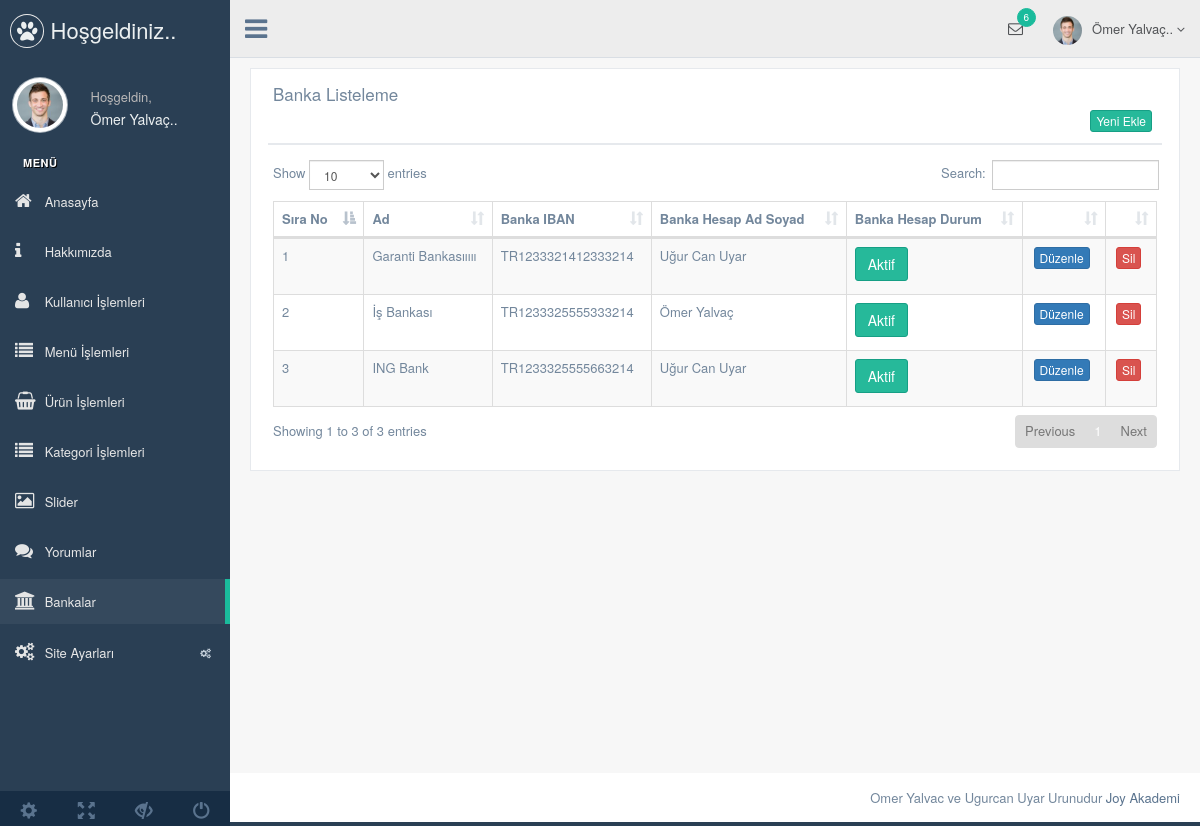
The page /admin/production/banka.php (signed in) on the database its author committed.
### tables this page shows
CREATE TABLE `kullanici` (
  `kullanici_id` int(11) NOT NULL,
  `kullanici_zaman` datetime NOT NULL DEFAULT CURRENT_TIMESTAMP,
  `kullanici_resim` varchar(250) NOT NULL,
  `kullanici_tc` varchar(50) NOT NULL,
  `kullanici_ad` varchar(50) NOT NULL,
  `kullanici_mail` varchar(100) NOT NULL,
  `kullanici_gsm` varchar(50) NOT NULL,
  `kullanici_password` varchar(50) NOT NULL,
  `kullanici_adsoyad` varchar(50) NOT NULL,
  `kullanici_adres` varchar(250) NOT NULL,
  `kullanici_il` varchar(100) NOT NULL,
  `kullanici_ilce` varchar(100) NOT NULL,
  `kullanici_unvan` varchar(100) NOT NULL,
  `kullanici_yetki` varchar(50) NOT NULL,
  `kullanici_durum` int(1) NOT NULL DEFAULT '1'
);

CREATE TABLE `banka` (
  `banka_id` int(11) NOT NULL,
  `banka_ad` varchar(50) NOT NULL,
  `banka_iban` varchar(50) NOT NULL,
  `banka_hesapadsoyad` varchar(50) NOT NULL,
  `banka_durum` enum('0','1') NOT NULL DEFAULT '0'
);

### admin/production/banka.php (the view, shortened to what this page needs)
<?php include 'header.php';
$bankasor=$db->prepare("SELECT * FROM banka order by banka_id ASC");
$bankasor->execute();
?>
        <div class="right_col" role="main">
          <div class="">
            <div class="row">
              <div class="col-md-12 col-sm-12 col-xs-12">
                <div class="x_panel">
                  <div class="x_title">
                    <h2>Banka Listeleme</h2>
                    <div class="clearfix"></div>
                 <div align="right"> <a href="banka-ekle.php"><button class="btn btn-success btn-xs"> Yeni Ekle </button></a>
                 </div>
                  </div>
                  <div class="x_content">
                  <table id="datatable-responsive" class="table table-striped table-bordered dt-responsive nowrap" cellspacing="0" width="100%">
                      <thead>
                        <tr>
                          <th>Sıra No</th>
                          <th>Ad</th>
                          <th>Banka IBAN</th>
                          <th>Banka Hesap Ad Soyad</th>
                          <th>Banka Hesap Durum</th>
                          <th></th>
                          <th> </th>
                        </tr>
                      </thead>
                      <tbody>
<?php
                     $say=0;
                     while($bankacek=$bankasor->fetch(PDO::FETCH_ASSOC)){ $say++ ?>
                        <tr>
                          <td with="20"> <?php echo $say ?> </td>
                          <td><?php echo $bankacek['banka_ad'] ?></td>
                          <td><?php echo $bankacek['banka_iban'] ?></td>
                          <td><?php echo $bankacek['banka_hesapadsoyad'] ?></td>
                          <td><?php
                          if ($bankacek['banka_durum']==1) { ?>
                          <button class="btn btn-success">Aktif</button>
                         <?php }
                         else {?>
                         <button class="btn btn-success">Pasif</button>
                       <?php  } ?>
                         </td>
                          <td><center><a href="banka-duzenle.php?banka_id=<?php echo $bankacek['banka_id']; ?>"<button class="btn btn-primary btn-xs">Düzenle </button> </a></center></td>
                          <td><center><a href="../netting/islem.php?banka_id=<?php echo $bankacek['banka_id']; ?>&bankasil=ok" ><button class="btn btn-danger btn-xs">Sil </button> </a></center></td>
                        </tr>
                    <?php }
?>
                      </tbody>
                    </table>
                  </div>
                </div>
              </div>
            </div>
          </div>
        </div>
     <?php include 'footer.php';
     ?>

### admin/production/header.php (shortened to what this page needs)
<?php
include '../netting/baglam.php';
$kullanicisor=$db->prepare("SELECT * FROM kullanici where kullanici_mail=:mail");
$kullanicisor->execute(array(
  'mail' => $_SESSION['kullanici_mail']
));
$kullanicicek=$kullanicisor->fetch(PDO::FETCH_ASSOC);
?>
<!DOCTYPE html>
<html lang="en">
  <head>
    <link href="../vendors/bootstrap/dist/css/bootstrap.min.css" rel="stylesheet">
    <link href="../vendors/font-awesome/css/font-awesome.min.css" rel="stylesheet">
    <link href="../vendors/nprogress/nprogress.css" rel="stylesheet">
    <link href="../vendors/iCheck/skins/flat/green.css" rel="stylesheet">
    <link href="../vendors/datatables.net-bs/css/dataTables.bootstrap.min.css" rel="stylesheet">
    <link href="../vendors/datatables.net-buttons-bs/css/buttons.bootstrap.min.css" rel="stylesheet">
    <link href="../vendors/datatables.net-fixedheader-bs/css/fixedHeader.bootstrap.min.css" rel="stylesheet">
    <link href="../vendors/datatables.net-responsive-bs/css/responsive.bootstrap.min.css" rel="stylesheet">
    <link href="../vendors/datatables.net-scroller-bs/css/scroller.bootstrap.min.css" rel="stylesheet">
    <link href="../vendors/dropzone/dist/min/dropzone.min.css" rel="stylesheet">
    <link href="../build/css/custom.min.css" rel="stylesheet">
  </head>
  <body class="nav-md">
    <div class="container body">
      <div class="main_container">
        <div class="col-md-3 left_col">
          <div class="left_col scroll-view">
            <div class="navbar nav_title" style="border: 0;">
              <a href="index.html" class="site_title"><i class="fa fa-paw"></i> <span>Hoşgeldiniz..</span></a>
            </div>
            <div class="profile clearfix">
              <div class="profile_pic">
                <img src="images/img.jpg" alt="..." class="img-circle profile_img">
              </div>
              <div class="profile_info">
                <span>Hoşgeldin,</span>
                <h2><?php echo $kullanicicek['kullanici_adsoyad']; ?></h2>
              </div>
            </div>
            <br />
            <div id="sidebar-menu" class="main_menu_side hidden-print main_menu">
              <div class="menu_section">
                <h3>Menü</h3>
                <ul class="nav side-menu">
                <li><a href="index.php"><i class="fa fa-home"></i> Anasayfa </a></li>
                <li><a href="hakkimizda.php"><i class="fa fa-info"></i> Hakkımızda </a></li>
                <li><a href="kullanici.php"><i class="fa fa-user"></i> Kullanıcı İşlemleri </a></li>
                <li><a href="menu.php"><i class="fa fa-list"></i> Menü İşlemleri </a></li>
                <li><a href="urun.php"><i class="fa fa-shopping-basket"></i> Ürün İşlemleri </a></li>
                <li><a href="kategori.php"><i class="fa fa-list"></i> Kategori İşlemleri </a></li>
                <li><a href="slider.php"><i class="fa fa-image"></i> Slider </a></li>
                <li><a href="yorum.php"><i class="fa fa-comments"></i> Yorumlar </a></li>
                <li><a href="banka.php"><i class="fa fa-bank"></i> Bankalar </a></li>
                  <li><a><i class="fa fa-cogs"></i> Site Ayarları <span class="fa fa-cogs"></span></a>
                  </li>
                </ul>
              </div>
            </div>
            <div class="sidebar-footer hidden-small">
              <a data-toggle="tooltip" data-placement="top" title="Settings">
                <span class="glyphicon glyphicon-cog" aria-hidden="true"></span>
              </a>
              <a data-toggle="tooltip" data-placement="top" title="FullScreen">
                <span class="glyphicon glyphicon-fullscreen" aria-hidden="true"></span>
              </a>
              <a data-toggle="tooltip" data-placement="top" title="Lock">
                <span class="glyphicon glyphicon-eye-close" aria-hidden="true"></span>
              </a>
              <a data-toggle="tooltip" data-placement="top" title="Logout">
                <span class="glyphicon glyphicon-off" aria-hidden="true"></span>
              </a>
            </div>
          </div>
        </div>
        <div class="top_nav">
          <div class="nav_menu">
            <nav>
              <div class="nav toggle">
                <a id="menu_toggle"><i class="fa fa-bars"></i></a>
              </div>
              <ul class="nav navbar-nav navbar-right">
                <li class="">
                  <a href="javascript:;" class="user-profile dropdown-toggle" data-toggle="dropdown" aria-expanded="false">
                    <img src="images/img.jpg" alt=""><?php echo $kullanicicek['kullanici_adsoyad']; ?>
                    <span class=" fa fa-angle-down"></span>
                  </a>
                </li>
                <li role="presentation" class="dropdown">
                  <a href="javascript:;" class="dropdown-toggle info-number" data-toggle="dropdown" aria-expanded="false">
                    <i class="fa fa-envelope-o"></i>
                    <span class="badge bg-green">6</span>
                  </a>
                </li>
              </ul>
            </nav>
          </div>
        </div>

### rows shown on the page
kullanici: kullanici_adsoyad "Ömer Yalvaç.."
banka: banka_ad "Garanti Bankasııııı", banka_iban "TR1233321412333214", banka_hesapadsoyad "Uğur Can Uyar", banka_durum "Aktif"
banka: banka_ad "İş Bankası", banka_iban "TR1233325555333214", banka_hesapadsoyad "Ömer Yalvaç", banka_durum "Aktif"
banka: banka_ad "ING Bank", banka_iban "TR1233325555663214", banka_hesapadsoyad "Uğur Can Uyar", banka_durum "Aktif"
